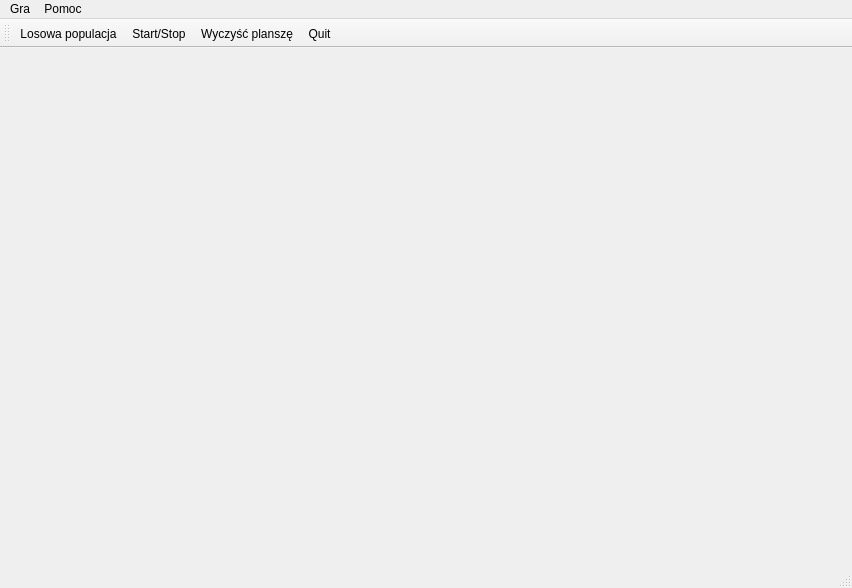
<?xml version="1.0" encoding="UTF-8"?>
<ui version="4.0">
 <class>LifeMainWindow</class>
 <widget class="QMainWindow" name="LifeMainWindow">
  <property name="geometry">
   <rect>
    <x>0</x>
    <y>0</y>
    <width>852</width>
    <height>588</height>
   </rect>
  </property>
  <property name="windowTitle">
   <string>Gra w życie</string>
  </property>
  <widget class="QWidget" name="centralWidget"/>
  <widget class="QMenuBar" name="menuBar">
   <property name="geometry">
    <rect>
     <x>0</x>
     <y>0</y>
     <width>852</width>
     <height>25</height>
    </rect>
   </property>
   <widget class="QMenu" name="menuGame">
    <property name="title">
     <string>Gra</string>
    </property>
    <addaction name="actionPopulate_Randomly"/>
    <addaction name="actionStartStop"/>
    <addaction name="actionClear"/>
    <addaction name="actionQuit"/>
   </widget>
   <widget class="QMenu" name="menuHelp">
    <property name="title">
     <string>Pomoc</string>
    </property>
    <addaction name="actionAbout"/>
    <addaction name="actionAbout_Qt"/>
   </widget>
   <addaction name="menuGame"/>
   <addaction name="menuHelp"/>
  </widget>
  <widget class="QToolBar" name="toolBar">
   <property name="windowTitle">
    <string>toolBar</string>
   </property>
   <attribute name="toolBarArea">
    <enum>TopToolBarArea</enum>
   </attribute>
   <attribute name="toolBarBreak">
    <bool>false</bool>
   </attribute>
   <addaction name="actionPopulate_Randomly"/>
   <addaction name="actionStartStop"/>
   <addaction name="actionClear"/>
   <addaction name="actionQuit"/>
  </widget>
  <widget class="QStatusBar" name="statusBar"/>
  <action name="actionPopulate_Randomly">
   <property name="text">
    <string>Losowa populacja</string>
   </property>
   <property name="shortcut">
    <string>R</string>
   </property>
  </action>
  <action name="actionStartStop">
   <property name="checkable">
    <bool>true</bool>
   </property>
   <property name="text">
    <string>Start/Stop</string>
   </property>
   <property name="toolTip">
    <string>Start/Stop</string>
   </property>
   <property name="shortcut">
    <string>Space</string>
   </property>
  </action>
  <action name="actionQuit">
   <property name="text">
    <string>Quit</string>
   </property>
   <property name="shortcut">
    <string>Ctrl+Q</string>
   </property>
  </action>
  <action name="actionClear">
   <property name="text">
    <string>Wyczyść planszę</string>
   </property>
   <property name="shortcut">
    <string>Del</string>
   </property>
  </action>
  <action name="actionAbout">
   <property name="text">
    <string>O programie</string>
   </property>
  </action>
  <action name="actionAbout_Qt">
   <property name="text">
    <string>O Qt</string>
   </property>
  </action>
 </widget>
 <layoutdefault spacing="6" margin="11"/>
 <resources/>
 <connections/>
</ui>
